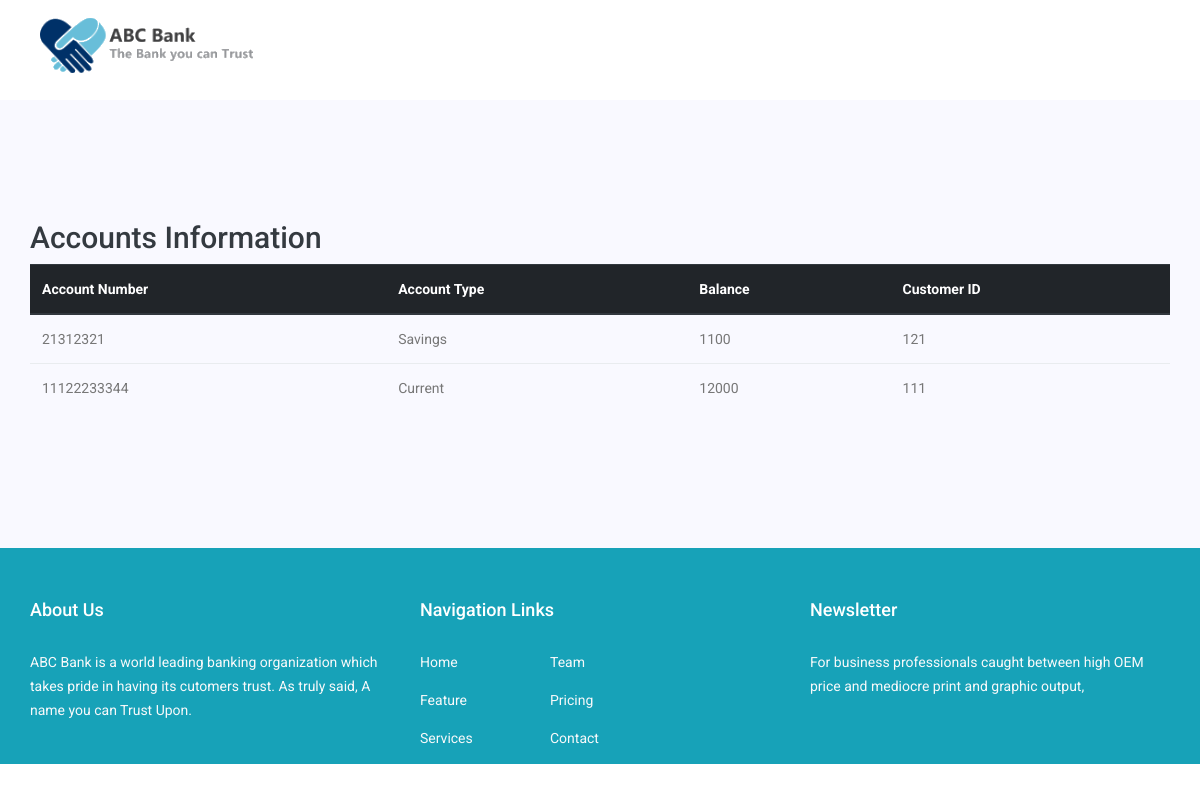
Before: /showaccounts with the older database file.
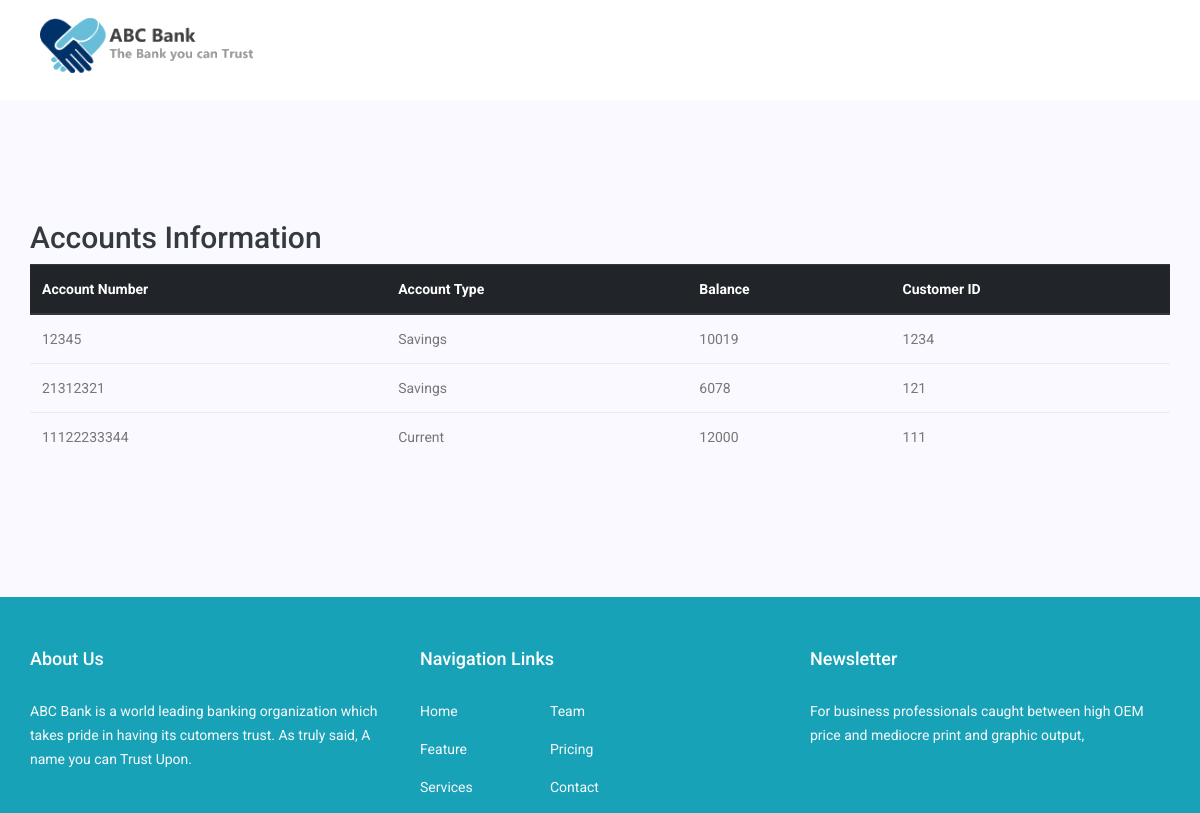
After: the same page with the newer database file.
### application/models.py (models this page shows, shortened)
class Accounts(db.Model):
    acc_number = db.Column(db.Integer(), primary_key=True)
    acc_type = db.Column(db.String())
    balance = db.Column(db.Integer)
    cust_id = db.Column(db.Integer, db.ForeignKey('transaction.cust_id'))

### application/routes.py (the view)
@app.route('/showaccounts')
def showaccounts():
    return render_template('showaccounts.html', accounts=Accounts.query.all())

### application/templates/showaccounts.html
{% include 'includes/header.html' %}
 <section class="feature_area p_120">
    <div class="container">
            <h2 class="text-dark">Accounts Information</h2>
            <table class="table">
                <thead class="thead-dark">
                  <tr>
                    <th scope="col">Account Number</th>
                    <th scope="col">Account Type</th>
                    <th scope="col">Balance</th>
                    <th scope="col">Customer ID</th>
                  </tr>
                </thead>
                <tbody>
                  {% for acc in accounts %}
                    <tr>
                      <td>{{ acc.acc_number }}</td>
                      <td>{{ acc.acc_type }}</td>
                      <td>{{ acc.balance }}</td>
                      <td>{{ acc.cust_id }}</td>
                    </tr>
                  {% endfor %}
                </tbody>
              </table>
    </div>
</section>
  {%  include 'includes/footer.html'%}

### application/templates/includes/header.html (shortened to what this page needs)
<!doctype html>
<html lang="en">
    <head>
        <link rel="stylesheet" href="{{ url_for('static', filename='css/bootstrap.css') }}">
        <link rel="stylesheet" href="{{ url_for('static', filename='vendors/linericon/style.css')}}">
        <link rel="stylesheet" href="{{url_for('static', filename='/css/font-awesome.min.css')}}">
        <link rel="stylesheet" href="{{ url_for('static', filename='vendors/owl-carousel/owl.carousel.min.css')}}">
        <link rel="stylesheet" href="{{ url_for('static', filename='vendors/lightbox/simpleLightbox.css')}}">
        <link rel="stylesheet" href="{{ url_for('static', filename='vendors/nice-select/css/nice-select.css')}}">
        <link rel="stylesheet" href="{{ url_for('static', filename='vendors/animate-css/animate.css')}}">
        <link rel="stylesheet" href="{{ url_for('static', filename='css/style.css') }}">
        <link rel="stylesheet" href="{{ url_for('static', filename='css/responsive.css') }}">
    </head>
    <body>
<header class="header_area">
    <div class="main_menu">
        <nav class="navbar navbar-expand-lg navbar-light bg-white fixed-top">
            <div class="container box_1620">
                <a class="navbar-brand logo_h" href="#"><img src="{{url_for('static', filename='img/logo1.png')}}" alt=""></a>
            </div>
        </nav>
    </div>
</header>

### application/templates/includes/footer.html (shortened to what this page needs)
<footer class="footer-area section_gap bg-info">
    <div class="container">
        <div class="row">
            <div class="col-lg-4  col-md-4 col-sm-4">
                <div class="single-footer-widget">
                    <h6 class="footer_title">About Us</h6>
                    <p class="text-light">ABC Bank is a world leading banking organization which takes pride in having its cutomers trust. As truly said, A name you can Trust Upon.</p>
                </div>
            </div>
            <div class="col-lg-4 col-md-4 col-sm-4">
                <div class="single-footer-widget">
                    <h6 class="footer_title">Navigation Links</h6>
                    <div class="row">
                        <div class="col-4">
                            <ul class="list">
                                <li><a href="#" class ="text-light">Home</a></li>
                                <li><a href="#" class ="text-light">Feature</a></li>
                                <li><a href="#" class ="text-light">Services</a></li>
                            </ul>
                        </div>
                        <div class="col-4">
                            <ul class="list text-light">
                                <li><a href="#" class ="text-light">Team</a></li>
                                <li><a href="#" class ="text-light">Pricing</a></li>
                                <li><a href="#" class ="text-light">Contact</a></li>
                            </ul>
                        </div>
                    </div>
                </div>
            </div>
            <div class="col-lg-4 col-md-4 col-sm-4">
                <div class="single-footer-widget">
                    <h6 class="footer_title">Newsletter</h6>
                    <p class="text-light">For business professionals caught between high OEM price and mediocre print and graphic output, </p>
                    </div>
                </div>
            </div>
        </div>
</footer>
</body>
</html>

Changed rows visible on the page:
added Accounts: acc_number "12345", acc_type "Savings", balance "10019", cust_id "1234"
changed Accounts id 21312321: balance "1100" → "6078"
